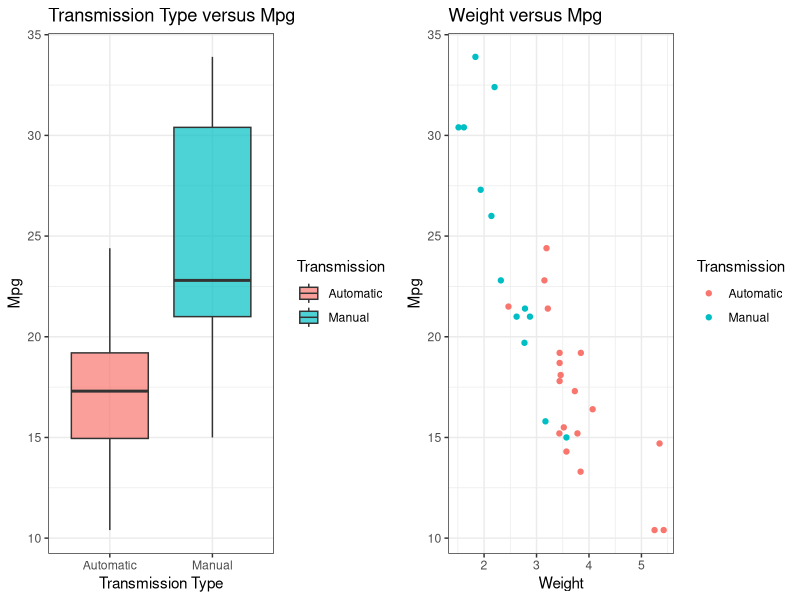
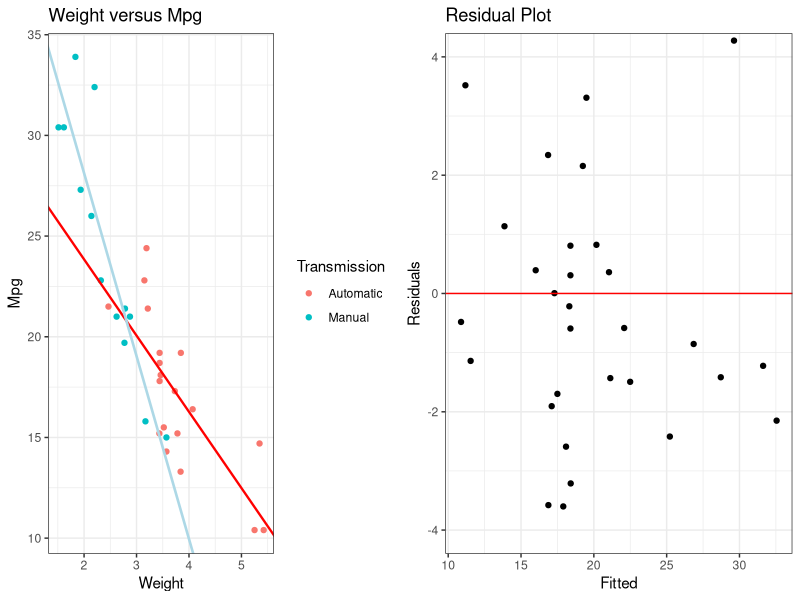

The R source for these figures, in order:
## ---- chunk 1
# load require dataset
data(mtcars)
# load relevant packages
library(ggplot2)
require(gridExtra)
# change all discrete variables to type factor
mtcars[,c(2,9:11)] <- apply(mtcars[,c(2,9:11)],2, as.factor)
## ---- chunk 2
# Basic Exploratory Analysis
p1 <- ggplot(mtcars, aes(am, mpg, fill = am)) + 
    geom_boxplot(alpha = .7) + scale_x_discrete(labels = c("Automatic", "Manual")) +
    scale_fill_discrete(name = "Transmission", labels = c("Automatic", "Manual")) + 
    scale_color_discrete(name = "Cylinders\nNumber") + theme_bw() + 
    ggtitle("Transmission Type versus Mpg") +
    xlab("Transmission Type") + ylab("Mpg")
p2 <- ggplot(mtcars, aes(wt, mpg)) + geom_point(aes(color = am)) +
    scale_color_discrete(name = "Transmission", labels = c("Automatic", "Manual")) + 
    ggtitle("Weight versus Mpg") + theme_bw()+
    xlab("Weight") + ylab("Mpg")
grid.arrange(p1, p2, ncol = 2)
## ---- chunk 3
fit1 <- lm(mpg ~ am * wt, data = mtcars)
summary(fit1)$coef
## ---- chunk 4
p3 <- ggplot(mtcars, aes(wt, mpg)) + geom_point(aes(color = am)) + 
    geom_abline(intercept = fit1$coef[1], slope = fit1$coef[3], color = "red", lwd = .8) +
    geom_abline(intercept = fit1$coef[1] + fit1$coef[2],slope = fit1$coef[3] + fit1$coef[4], 
                color = "lightblue", lwd = .9) + 
    scale_color_discrete(name = "Transmission", labels = c("Automatic", "Manual")) + ggtitle("Weight versus Mpg") + theme_bw()+ xlab("Weight") + ylab("Mpg")
p4 <- qplot(predict(fit1), resid(fit1)) + theme_bw() + 
    geom_hline(yintercept = 0, color = "red") + 
                    coord_cartesian(ylim = c(-4, 4)) +
    ggtitle("Residual Plot") + xlab("Fitted") + ylab("Residuals")
grid.arrange(p3, p4, ncol = 2)
